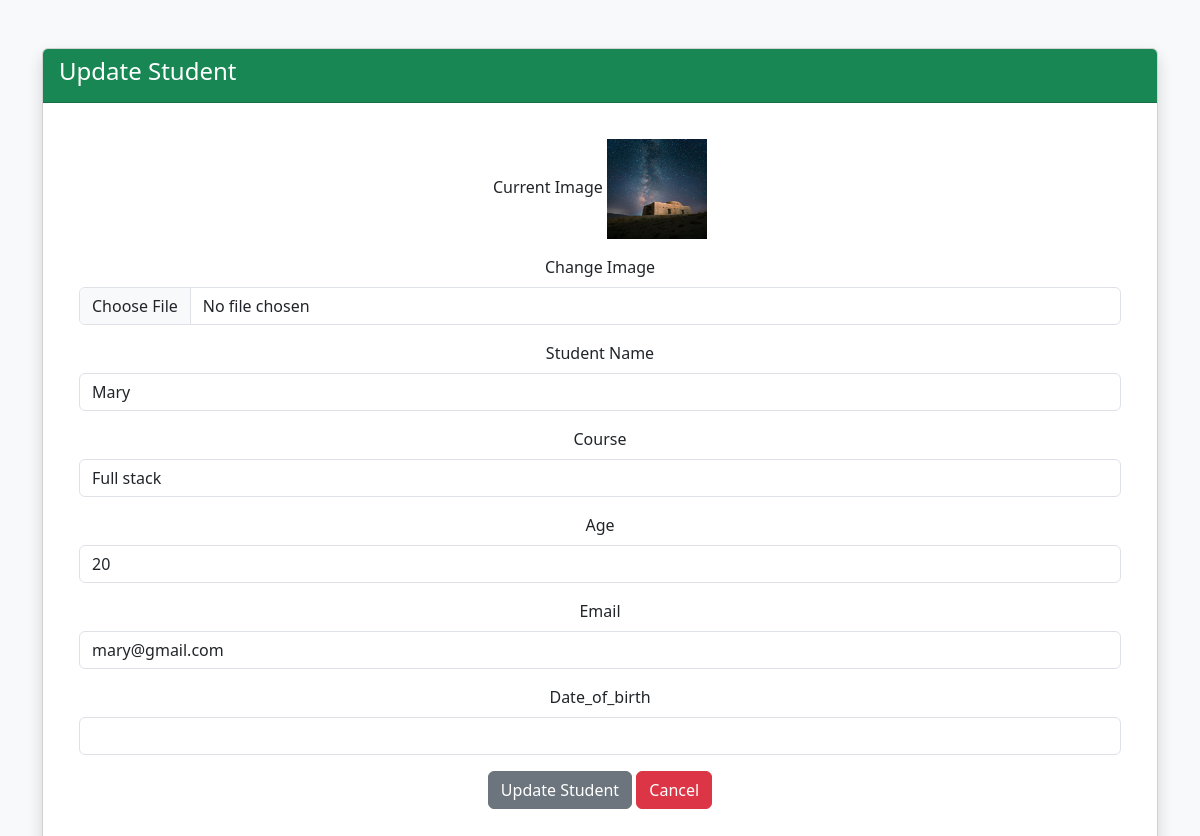
The page /update_record/2/ on the database its author committed.
### Admin/models.py (models this page shows, shortened)
class Student(models.Model):
    image = models.ImageField(upload_to = 'students/', null=True, blank=True)
    name = models.CharField(max_length=20)
    course = models.CharField(max_length=50)
    age = models.IntegerField()
    email = models.EmailField(null=True, blank=True, max_length=254)
    date_of_birth = models.DateField( null=True, blank=True)

### Admin/views.py (the view, shortened to what this page needs)
# urls.py: path('update_record/<int:id>/',views.update_record, name='update_record'),
def update_record(request, id):
    students = get_object_or_404(Student, id=id)
    return render(request, 'update_record.html', {'students': students})

### Admin/templates/update_record.html (shortened to what this page needs)
{% load static %}
<html lang="en">
<head>
    <link href=" https://cdn.jsdelivr.net/npm/bootstrap@5.3.0/dist/css/bootstrap.min.css" rel="stylesheet">
    <link rel="stylesheet" href="{% static 'css/main.css' %}">
</head>
<body>
<div class="container mt-5">
    <div class="card shadow">
        <div class="card-header bg-success text-white">
            <h4>Update Student</h4>
        </div>
        <div class="card-body">
            <form method="POST" , enctype="multipart/form-data">
                {% if students.image %}
                <div class="mb-3">
                    <label class="form-label">Current Image</label>
                    <img src="{{ students.image.url }}" alt="" width="100px" height="100px">
                </div>
                {% endif %}
                <div class="mb-3">
                    <label class="form-label">Change Image</label>
                    <input type="file" name="image" class="form-control" >
                </div>
                <div class="mb-3">
                    <label class="form-label">Student Name</label>
                    <input type="text" name="name" class="form-control" value="{{ students.name }}">
                </div>
                <div class="mb-3">
                    <label class="form-label">Course</label>
                    <input type="text" name="course" class="form-control" value="{{ students.course }}">
                </div>
                <div class="mb-3">
                    <label class="form-label">Age</label>
                    <input type="number" name="age" class="form-control" value="{{ students.age }}">
                </div>
                <div class="mb-3">
                    <label class="form-label">Email</label>
                    <input type="email" name="email" class="form-control" value="{{ students.email }}">
                </div>
                <div class="mb-3">
                    <label class="form-label">Date_of_birth</label>
                    <input type="type" name="date_of_birth" class="form-control" value="{{ students.date }}">
                </div>
                <button type="submit" class="btn btn-secondary">Update Student</button>
                <a href="{% url 'index' %}" class="btn btn-danger">Cancel</a>
            </form>
        </div>
    </div>
</div>
</body>
</html>

### static/css/main.css (style rules this page uses)
body { background-color: #f8f9fa; }
form { text-align: center; padding: 20px; }

### rows shown on the page
Student: image (picture), name "Mary", course "Full stack", age "20", email "mary@gmail.com"
